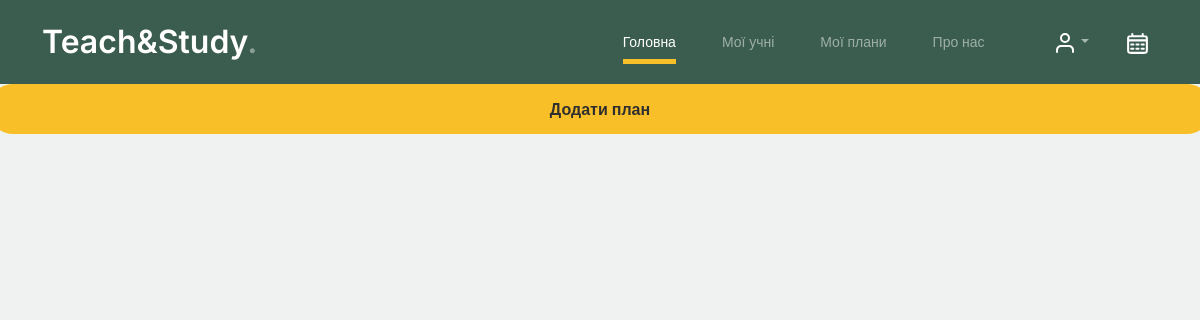
Page /curriculum (signed in) on the earlier database version.
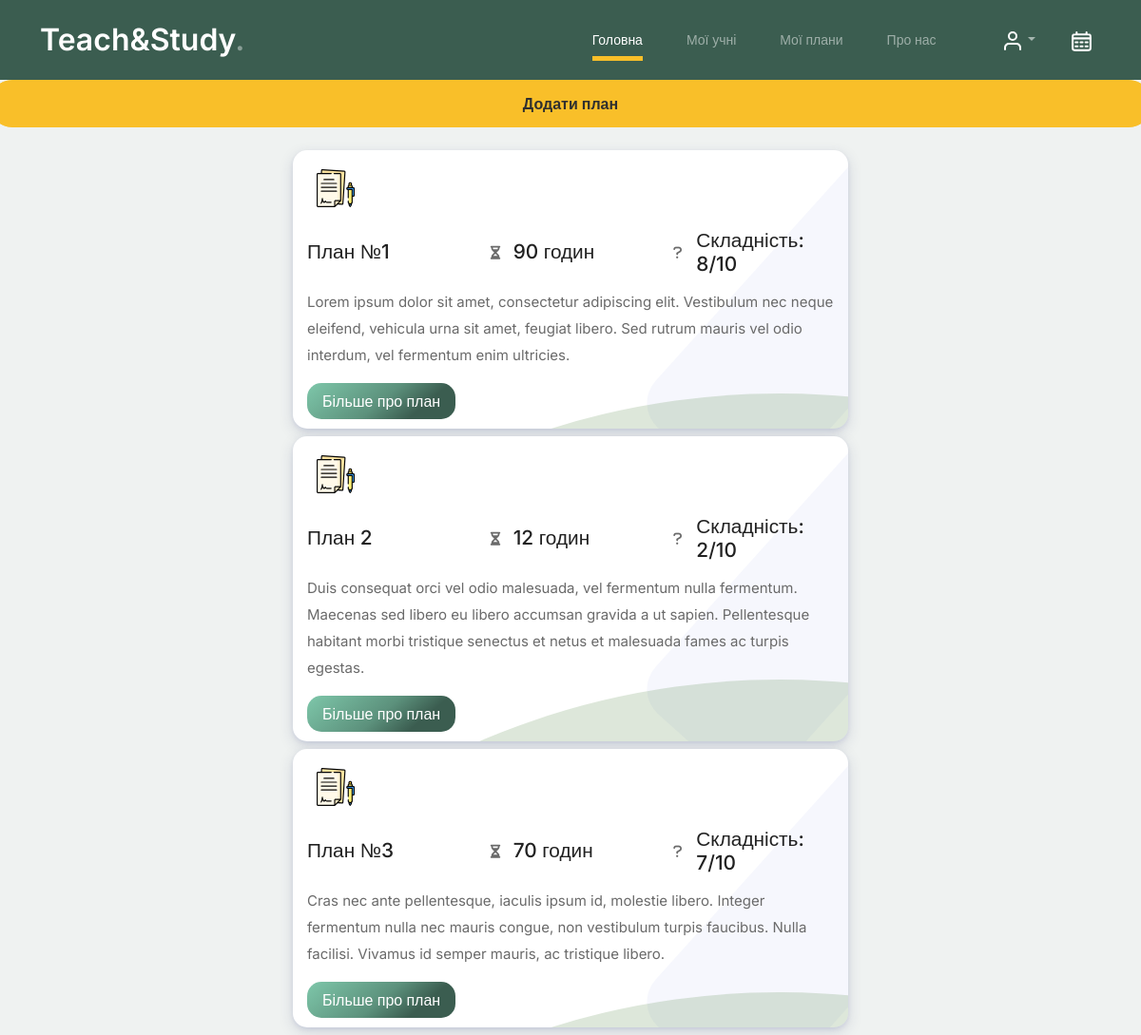
Same page on the later database version.
### website/models.py (models this page shows)
class Curriculum(db.Model):
    id = db.Column(db.Integer, primary_key=True)
    name = db.Column(db.String(50))
    description = db.Column(db.String)
    amount = db.Column(db.Integer)
    level = db.Column(db.String(50))
    topics = db.Column(db.String)
    tutor_id = db.Column(db.Integer, db.ForeignKey('tutor.id'))

### website/views.py (the view)
@views.route('/curriculum', methods=['GET'])
@login_required
def curriculum():
    if current_user.is_student:
        flash("Сторінки не існує!", category='error')
        return redirect(url_for('views.home'))
    current_user_id = current_user.id
    tutor = Tutor.query.filter_by(user_id=current_user_id).first()
    if tutor:
        curriculums = Curriculum.query.filter_by(tutor_id=tutor.id).all()
    else:
        curriculums = []  # If no tutor found for the user, set curriculums to an empty list
    return render_template("curriculum.html", user=current_user, curriculums = curriculums)

### website/__init__.py (called while the page is built)
def create_app():
    app = Flask(__name__)
    app.config['SECRET_KEY'] = 'hjshjhdjah kjshkjdhjs'
    app.config['SQLALCHEMY_DATABASE_URI'] = f'sqlite:///{DB_NAME}'
    db.init_app(app)
    from .views import views
    from .auth import auth
    app.register_blueprint(views, url_prefix='/')
    app.register_blueprint(auth, url_prefix='/')
    from .models import User, Note
    with app.app_context():
        db.create_all()
        print('db created')
    login_manager = LoginManager()
    login_manager.login_view = 'auth.login'
    login_manager.init_app(app)
    @login_manager.user_loader
    def load_user(id):
        return User.query.get(int(id))
    return app

### website/templates/curriculum.html
{% extends "base.html" %} {% block title %}Плани{% endblock %}
{% block styles2 %}
    <link href="../static/css/curriculum_card.css" rel="stylesheet">
{% endblock %}
{% block content %}
<div class="section_our_solution">
    <div class="row mb-3">
        <a class="btn btn-m btn-secondary" href="/curriculum/add">Додати план</a>
    </div>
    <div class="row">
      <div class="col-lg-12 col-md-12 col-sm-12">
        <div class="our_solution_category">
          <div class="solution_cards_box">
            {% for curriculum in curriculums %}
            <div class="solution_card">
                <div class="hover_color_bubble"></div>
                <div class="so_top_icon">
                    <img src="../static/images/plan.svg">
                </div>
                <div class="solu_content">
                    <div class="solu_title">
                        <div class="row">
                            <div class="col">
                                <h3>{{ curriculum.name }}</h3>
                            </div>
                            <div class="col">
                                <div class="row">
                                    <div class="col-1">
                                        <i class="fa-solid fa-hourglass"></i>
                                    </div>
                                    <div class="col">
                                        <h3>{{ curriculum.amount }} годин</h3>
                                    </div>
                                </div>
                            </div>
                            <div class="col">
                                <div class="row">
                                    <div class="col-1">
                                        <i class="fa-solid fa-question"></i>                                    </div>
                                    <div class="col">
                                        <h3>Складність: {{ curriculum.level }}/10 </h3>
                                    </div>
                                </div>
                            </div>
                        </div>
                    </div>
                    <div class="solu_description">
                        <p>{{ curriculum.description }}</p>
                        <button type="button" class="read_more_btn">Більше про план</button>
                    </div>
                </div>
            </div>
        {% endfor %}
          </div>
        </div>
      </div>
    </div>
</div>
  {% endblock %}

### website/templates/base.html (shortened to what this page needs)
<!doctype html>
<html lang="en">
<head>
		<link href="../static/css/bootstrap.min.css" rel="stylesheet">
		<link href="https://cdnjs.cloudflare.com/ajax/libs/font-awesome/6.0.0-beta3/css/all.min.css" rel="stylesheet">
		<link href="../static/css/tiny-slider.css" rel="stylesheet">
		<link href="../static/css/style.css" rel="stylesheet">
	</head>
	<body>
		<nav class="custom-navbar navbar navbar navbar-expand-md navbar-dark bg-dark" arial-label="Furni navigation bar">
			<div class="container">
				<a class="navbar-brand" href="/">Teach&Study<span>.</span></a>
				<div class="collapse navbar-collapse" id="navbarsFurni">
					<ul class="custom-navbar-nav navbar-nav ms-auto mb-2 mb-md-0">
						<li class="nav-item active">
							<a class="nav-link" href="/">Головна</a>
						</li>
						{% if user.is_authenticated %}
							{% if user.is_student %}
								<li><a class="nav-link" href="/tutors">Знайти репетитора</a></li>
								<li><a class="nav-link" href="/">Журнал оцінок</a></li>
								<li><a class="nav-link" href="/">Про нас</a></li>
							{% else %}
								<li><a class="nav-link" href="/">Мої учні</a></li>
								<li><a class="nav-link" href="/curriculum">Мої плани</a></li>
								<li><a class="nav-link" href="/">Про нас</a></li>
							{% endif %}
						{% else %}
							<li><a class="nav-link" href="/tutors">Знайти репетитора</a></li>
							<li><a class="nav-link" href="services.html">Стати репетитором</a></li>
							<li><a class="nav-link" href="/">Про нас</a></li>
						{% endif %}
					</ul>
					<ul class="custom-navbar-cta navbar-nav mb-2 mb-md-0 ms-5">
						{% if user.is_authenticated %}
						<li class="dropdown">
							<a
								class="nav-link dropdown-toggle hidden-arrow"
								type="button"
								id="dropdownMenuicon"
								data-bs-toggle="dropdown"
								aria-expanded="false"
						  	>
								<img src="../static/images/user.svg">
							</a>
						</li>
						{% else %}
							<li><a class="nav-link" href="/login"><img src="../static/images/user.svg"></a></li>
						{% endif %}
						<li><a class="nav-link" href="/calendar"><img src="../static/images/calendar.svg"></a></li>
					</ul>
				</div>
			</div>
		</nav>
	{% block styles2 %} {% endblock %}
    {% block content %} {% endblock %}
</body>
</html>

### website/static/css/style.css (style rules this page uses)
body { overflow-x: hidden; position: relative; }
body { font-family: "Inter", sans-serif; font-weight: 400; line-height: 28px; color: #6a6a6a; font-size: 14px; background-color: #eff2f1; }
a { text-decoration: none; -webkit-transition: .3s all ease; -o-transition: .3s all ease; transition: .3s all ease; color: #2f2f2f; text-decoration: underline; }
.custom-navbar { background: #3b5d50 !important; padding-top: 20px; padding-bottom: 20px; }
.custom-navbar .navbar-brand { font-size: 32px; font-weight: 600; }
.custom-navbar .navbar-brand > span { opacity: .4; }
@media (min-width: 992px) { .custom-navbar .custom-navbar-nav li { margin-left: 15px; margin-right: 15px; } }
.custom-navbar .custom-navbar-nav li a { font-weight: 500; color: #ffffff !important; opacity: .5; -webkit-transition: .3s all ease; -o-transition: .3s all ease; transition: .3s all ease; position: relative; }
@media (min-width: 768px) { .custom-navbar .custom-navbar-nav li a:before { content: ""; position: absolute; bottom: 0; left: 8px; right: 8px; background: #f9bf29; height: 5px; opacity: 1; visibility: visible; width: 0; -webkit-transition: .15s all ease-out; -o-transition: .15s all ease-out; transition: .15s all ease-out; } }
.custom-navbar .custom-navbar-nav li.active a { opacity: 1; }
.custom-navbar .custom-navbar-nav li.active a:before { width: calc(100% - 16px); }
.custom-navbar .custom-navbar-cta { margin-left: 0 !important; -webkit-box-orient: horizontal; -webkit-box-direction: normal; -ms-flex-direction: row; flex-direction: row; }
@media (min-width: 768px) { .custom-navbar .custom-navbar-cta { margin-left: 40px !important; } }
.custom-navbar .custom-navbar-cta li { margin-left: 0px; margin-right: 0px; }
.custom-navbar .custom-navbar-cta li:first-child { margin-right: 20px; }
.btn { font-weight: 600; padding: 12px 30px; border-radius: 30px; color: #ffffff; background: #2f2f2f; border-color: #2f2f2f; }
.btn.btn-secondary { color: #2f2f2f; background: #f9bf29; border-color: #f9bf29; }
html, body { min-height:100%; }
body { height:100vh; }

### website/static/css/curriculum_card.css (style rules this page uses)
.section_our_solution .row { align-items: center; }
.solution_cards_box .solution_card { background: #fff; box-shadow: 0 2px 4px 0 rgba(136, 144, 195, 0.2), 0 5px 15px 0 rgba(37, 44, 97, 0.15); border-radius: 15px; margin: 8px; padding: 10px 15px; position: relative; z-index: 1; overflow: hidden; min-height: 265px; transition: 0.7s; }
.solu_content { flex: 1; display: flex; flex-direction: column; }
.solution_cards_box .solution_card:before { content: ""; position: absolute; background: rgb(85 108 214 / 5%); width: 170px; height: 400px; z-index: -1; transform: rotate(42deg); right: -56px; top: -23px; border-radius: 35px; }
.solution_card .solu_title h3 { color: #212121; font-size: 1.3rem; margin-top: 13px; margin-bottom: 13px; }
.solution_card .solu_description p { font-size: 15px; margin-bottom: 15px; }
.solution_card .solu_description button { border: 0; border-radius: 15px; background: linear-gradient( 140deg, #7ec7aa 0%, #5c917c 50%, #3b5d50 75% ) !important; color: #fff; font-weight: 500; font-size: 1rem; padding: 5px 16px; }
.hover_color_bubble { position: absolute; background: rgba(28, 98, 7, 0.15); width: 100rem; height: 100rem; left: 0; right: 0; z-index: -1; top: 16rem; border-radius: 50%; transform: rotate(-36deg); left: -18rem; transition: 0.7s; }
.solution_cards_box .solution_card .so_top_icon { width: 60px; height: 60px; border-radius: 50%; background: #fff; overflow: hidden; display: flex; align-items: center; justify-content: center; }
.solution_cards_box .solution_card .so_top_icon img { width: 40px; height: 50px; object-fit: contain; }
@media screen and (min-width: 320px) { .our_solution_category { width: 100%; margin: 0 auto; } }
@media screen and (min-width: 320px) { .our_solution_category .solution_cards_box { flex: auto; } }
@media only screen and (min-width: 768px) { .our_solution_category .solution_cards_box { flex: 1; } }
@media only screen and (min-width: 1024px) { .our_solution_category { width: 50%; margin: 0 auto; } }

Differences in the rows shown:
added Curriculum: name "План №1", amount "90", level "8", description "Lorem ipsum dolor sit amet, consectetur adipiscing elit. Vestibulum nec neque eleifend, vehicula urna sit amet, feugiat libero. Sed rutrum mauris vel odio interdum, vel fermentum enim ultricies."
added Curriculum: name "План 2", amount "12", level "2", description "Duis consequat orci vel odio malesuada, vel fermentum nulla fermentum. Maecenas sed libero eu libero accumsan gravida a ut sapien. Pellentesque habitant morbi tristique senectus et netus et malesuada fames ac turpis egestas."
added Curriculum: name "План №3", amount "70", level "7", description "Cras nec ante pellentesque, iaculis ipsum id, molestie libero. Integer fermentum nulla nec mauris congue, non vestibulum turpis faucibus. Nulla facilisi. Vivamus id semper mauris, ac tristique libero."
